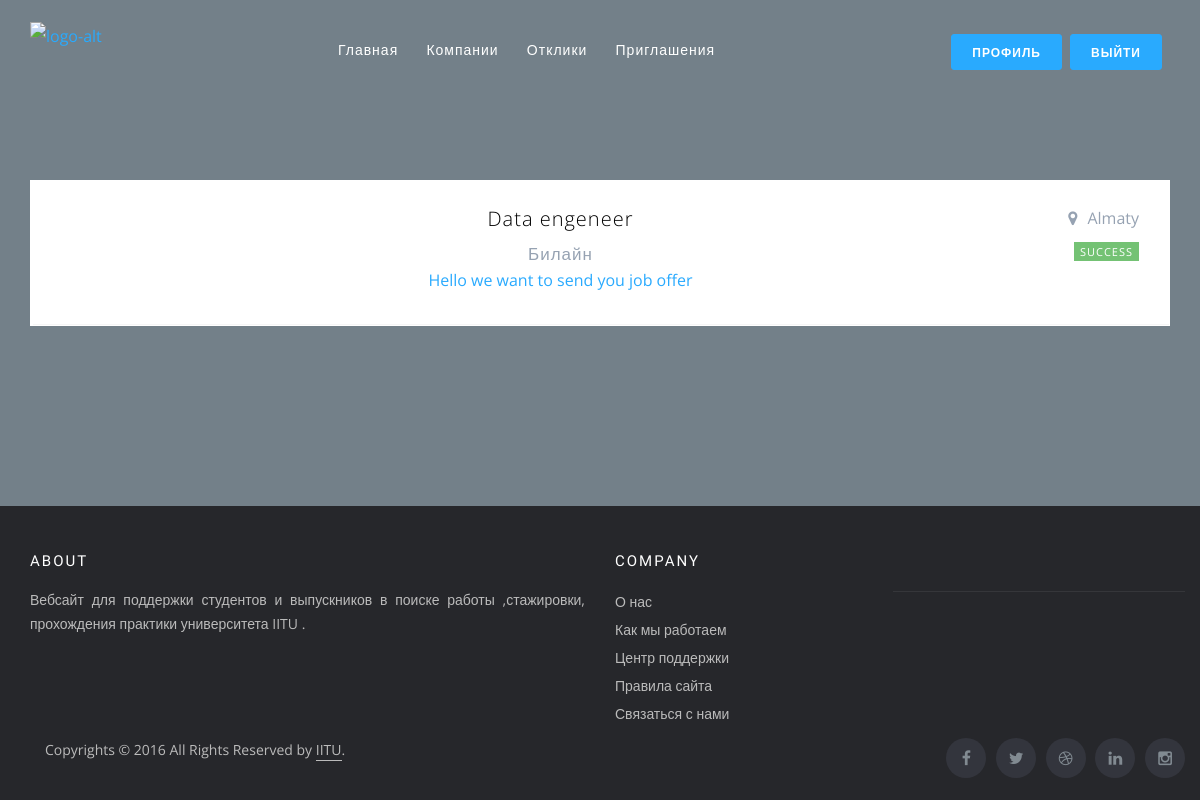
The page /students/private/vacancies_success (signed in) on the database as committed earlier.
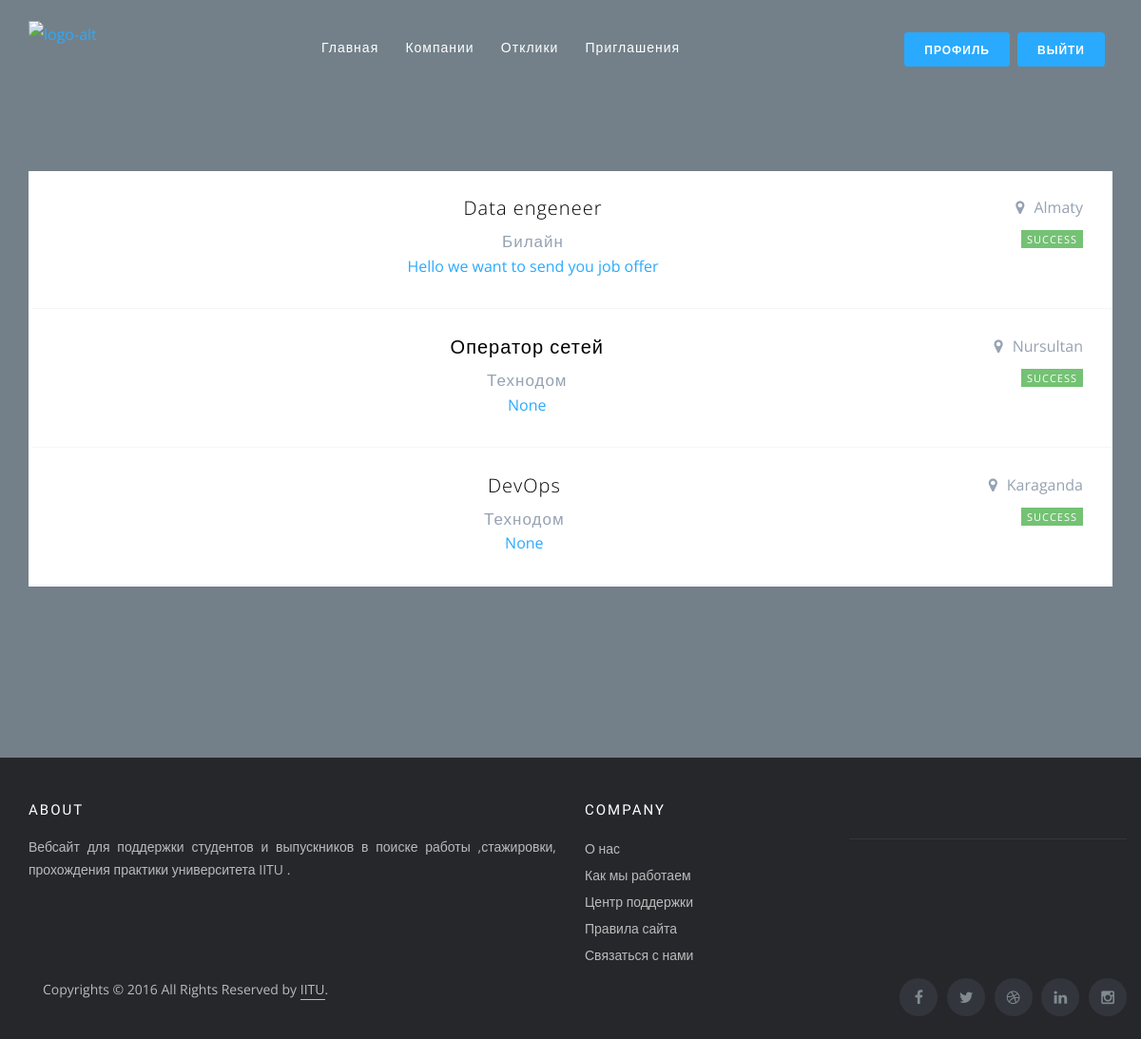
The same page on the database as committed later.
### company/models.py (models this page shows, shortened)
class ChoiceVacancy(models.Model):
    student = models.ForeignKey(Student, on_delete=models.CASCADE)
    vacancy = models.ForeignKey(Vacancy, on_delete=models.CASCADE)
    success = models.BooleanField(default=False)
    message = models.TextField(null = True,blank=True)
    created_date = models.DateField(auto_now=True)

class Vacancy(models.Model):
    company = models.ForeignKey(Company, on_delete=models.CASCADE, related_name="company")
    name = models.CharField(max_length=255)
    speciality = models.ForeignKey(Speciality, on_delete=models.CASCADE, blank=True, null=True,
                                   related_name="speciality")
    elective = models.ForeignKey(Elective, on_delete=models.CASCADE, blank=True, null=True, related_name="elective")
    description = models.TextField(null=True, blank=True)
    city = models.CharField(max_length=255, null=True, blank=True)
    created_date = models.DateField(auto_now=True, null=True, blank=True)

class Company(models.Model):
    user = models.ForeignKey(User, on_delete=models.CASCADE)
    name = models.CharField(max_length=255)
    type = models.ForeignKey(CompanyType, on_delete=models.CASCADE, blank=True, null=True)
    description = models.TextField(null=True, blank=True)
    address = models.CharField(max_length=255)

### university/views.py (the view)
# urls.py: path("private/vacancies_success",views.vacancies_success,name="vacanciesSuccess")
def vacancies_success(request):
    vacancies = ChoiceVacancy.objects.filter(success=True,student__user=request.user)
    context = {
        "vacancies": vacancies
    }
    return render(request, "students/vacancies_success.html", context=context)

### university/templates/students/vacancies_success.html (shortened to what this page needs)
{%extends 'students/room_base.html'%}
{%load static%}
{%block content%}
 <div class="row item-blocks-connected">
     {%for i in vacancies%}
       <div class="col-xs-12">
              <a class="item-block" href="{%url 'vacancyDetail' pk=i.vacancy.pk %}">
                <header>
                  <div class="hgroup">
                    <h4>{{i.vacancy.name}}</h4>
                    <h5>{{i.vacancy.company.name}}</h5>
                      <p>{{i.message}}</p>
                  </div>
                  <div class="header-meta">
                    <span class="location">{{i.vacancy.city}}</span>
                      {%if i.success%}
                    <span class="label label-success">Success</span>
                      {%else%}
                        <span class="label label-warning">Wait</span>
                      {%endif%}
                  </div>
                </header>
              </a>
            </div>
     {%endfor%}
 </div>
{%endblock%}

Rows that differ between the two databases and show on the page:
now on this page (row edited): ChoiceVacancy: vacancy.name "Оператор сетей", vacancy.company.name "Технодом", message "None", vacancy.city "Nursultan", success "SUCCESS"
added ChoiceVacancy: vacancy.name "DevOps", vacancy.company.name "Технодом", message "None", vacancy.city "Karaganda", success "SUCCESS"
